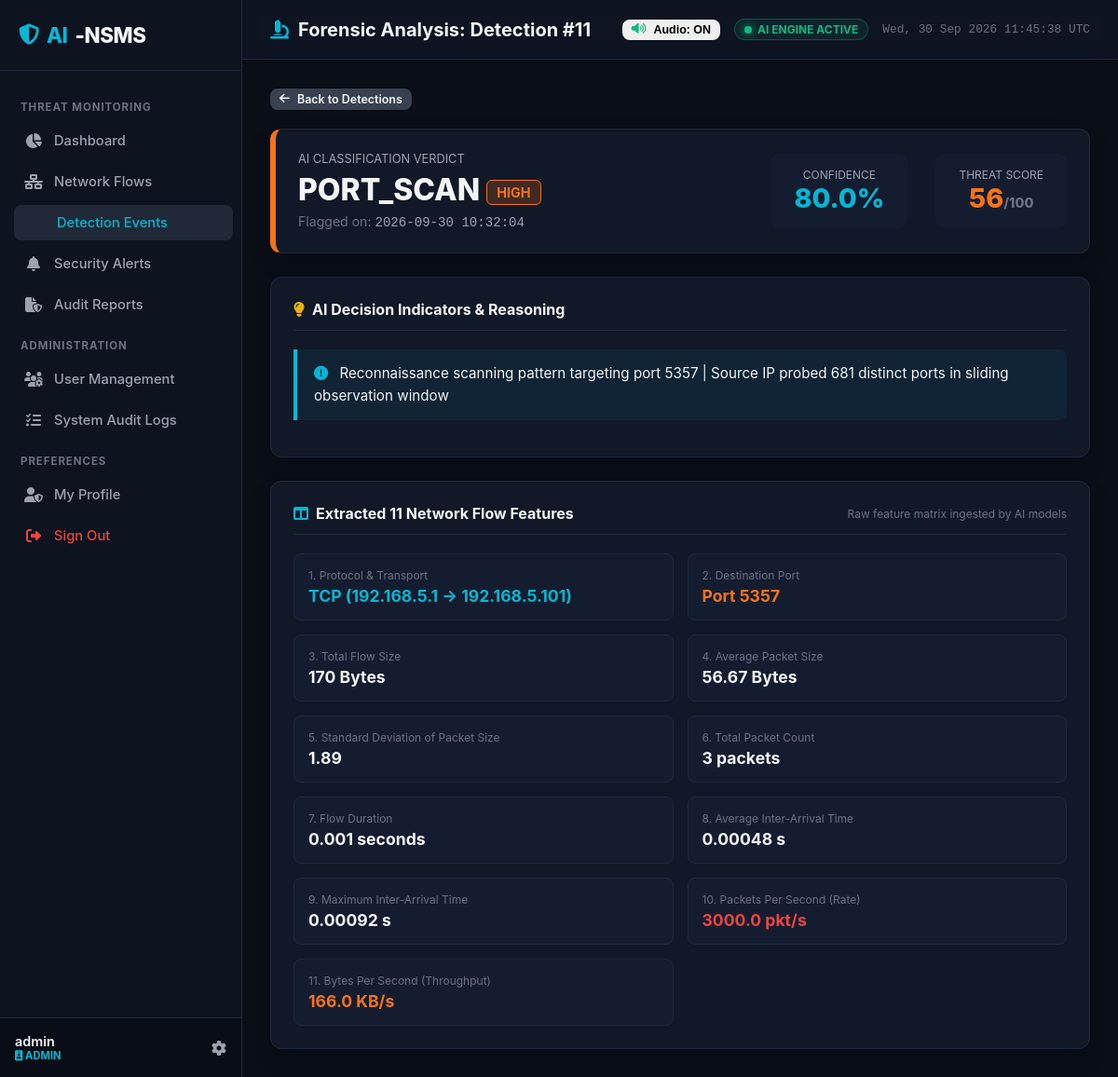
The page /detections/11 (signed in) on the database its author committed.
### tables this page shows
CREATE TABLE users (
            id INTEGER PRIMARY KEY AUTOINCREMENT,
            username TEXT UNIQUE NOT NULL,
            email TEXT UNIQUE NOT NULL,
            password_hash TEXT NOT NULL,
            role TEXT NOT NULL DEFAULT 'SECURITY_ANALYST',
            is_active INTEGER NOT NULL DEFAULT 1,
            must_change_password INTEGER NOT NULL DEFAULT 0,
            created_at TEXT NOT NULL,
            last_login TEXT
        );

CREATE TABLE detections (
            id INTEGER PRIMARY KEY AUTOINCREMENT,
            flow_id INTEGER NOT NULL,
            prediction TEXT NOT NULL,
            attack_type TEXT NOT NULL,
            confidence REAL NOT NULL DEFAULT 1.0,
            threat_score INTEGER NOT NULL DEFAULT 0,
            severity TEXT NOT NULL DEFAULT 'LOW',
            indicators TEXT,
            detected_at TEXT NOT NULL, traffic_source TEXT DEFAULT "live", session_id TEXT DEFAULT "",
            FOREIGN KEY (flow_id) REFERENCES network_flows (id) ON DELETE CASCADE
        );

CREATE TABLE network_flows (
            id INTEGER PRIMARY KEY AUTOINCREMENT,
            source_ip TEXT NOT NULL,
            destination_ip TEXT NOT NULL,
            protocol TEXT NOT NULL,
            destination_port INTEGER NOT NULL,
            flow_duration REAL NOT NULL DEFAULT 0.0,
            total_flow_size REAL NOT NULL DEFAULT 0.0,
            average_packet_size REAL NOT NULL DEFAULT 0.0,
            std_packet_size REAL NOT NULL DEFAULT 0.0,
            packet_count INTEGER NOT NULL DEFAULT 0,
            average_inter_arrival_time REAL NOT NULL DEFAULT 0.0,
            maximum_inter_arrival_time REAL NOT NULL DEFAULT 0.0,
            packets_per_second REAL NOT NULL DEFAULT 0.0,
            bytes_per_second REAL NOT NULL DEFAULT 0.0,
            captured_at TEXT NOT NULL
        , traffic_source TEXT DEFAULT "live", session_id TEXT DEFAULT "");

### src/routes/detection_routes.py (the view)
@detection_bp.route('/detections/<int:detection_id>')
@login_required
def detail(detection_id):
    user = get_current_user()
    det = Detection.find_by_id_with_flow(detection_id)
    if not det:
        abort(404)
    return render_template('detection_detail.html', user=user, detection=det)

### templates/detection_detail.html (shortened to what this page needs)
{% extends "base.html" %}
{% block page_header %}<i class="fas fa-microscope" style="color: var(--accent-cyan);"></i> Forensic Analysis: Detection #{{ detection.id }}{% endblock %}
{% block content %}
<div style="margin-bottom: 20px;">
    <a href="/detections" class="btn btn-secondary btn-sm"><i class="fas fa-arrow-left"></i> Back to Detections</a>
</div>
<div class="soc-card" style="margin-bottom: 25px; border-left: 6px solid var(--sev-{{ detection.severity|lower }});">
    <div style="display: flex; justify-content: space-between; align-items: center; flex-wrap: wrap; gap: 20px;">
        <div>
            <div style="font-size: 0.8rem; color: var(--text-secondary); text-transform: uppercase;">AI Classification Verdict</div>
            <h1 style="font-size: 2rem; font-weight: 800; margin: 6px 0; color: var(--text-primary);">
                {{ detection.attack_type }}
                <span class="badge-sev badge-{{ detection.severity|lower }}" style="vertical-align: middle; font-size: 0.9rem;">{{ detection.severity }}</span>
            </h1>
            <div style="color: var(--text-muted); font-size: 0.88rem;">
                Flagged on: <span class="code-font" style="color: var(--text-secondary);">{{ detection.detected_at.replace('T', ' ').split('.')[0] }}</span>
            </div>
        </div>
        <div style="display: flex; gap: 30px; text-align: center;">
            <div style="background: #141d2f; padding: 15px 25px; border-radius: 10px;">
                <div style="font-size: 0.75rem; color: var(--text-secondary); text-transform: uppercase;">Confidence</div>
                <div style="font-size: 1.8rem; font-weight: 800; color: var(--accent-cyan);">{{ "%.1f"|format(detection.confidence * 100) }}%</div>
            </div>
            <div style="background: #141d2f; padding: 15px 25px; border-radius: 10px;">
                <div style="font-size: 0.75rem; color: var(--text-secondary); text-transform: uppercase;">Threat Score</div>
                <div style="font-size: 1.8rem; font-weight: 800; color: {% if detection.threat_score >= 80 %}var(--sev-critical){% elif detection.threat_score >= 50 %}var(--sev-high){% else %}var(--sev-low){% endif %};">
                    {{ detection.threat_score }}<span style="font-size: 0.9rem; color: var(--text-muted);">/100</span>
                </div>
            </div>
        </div>
    </div>
</div>
<div class="soc-card" style="margin-bottom: 25px;">
    <div class="soc-card-header">
        <div class="soc-card-title"><i class="fas fa-lightbulb" style="color: var(--sev-medium);"></i> AI Decision Indicators & Reasoning</div>
    </div>
    <div class="indicator-box">
        <p style="font-size: 0.95rem; line-height: 1.6; color: var(--text-primary);">
            <i class="fas fa-circle-exclamation" style="color: var(--accent-cyan); margin-right: 8px;"></i>
            {{ detection.indicators or "Standard legitimate traffic pattern identified across all 11 statistical features." }}
        </p>
    </div>
</div>
<div class="soc-card">
    <div class="soc-card-header">
        <div class="soc-card-title"><i class="fas fa-table-columns" style="color: var(--accent-cyan);"></i> Extracted 11 Network Flow Features</div>
        <span style="font-size: 0.75rem; color: var(--text-muted);">Raw feature matrix ingested by AI models</span>
    </div>
    <div style="display: grid; grid-template-columns: repeat(auto-fit, minmax(280px, 1fr)); gap: 15px;">
        <div style="background: #141d2f; padding: 15px; border-radius: 8px; border: 1px solid var(--border-color);">
            <div style="font-size: 0.75rem; color: var(--text-muted);">1. Protocol & Transport</div>
            <div style="font-size: 1.1rem; font-weight: 700; color: var(--accent-cyan); margin-top: 4px;">{{ detection.flow.protocol }} ({{ detection.flow.source_ip }} &rarr; {{ detection.flow.destination_ip }})</div>
        </div>
        <div style="background: #141d2f; padding: 15px; border-radius: 8px; border: 1px solid var(--border-color);">
            <div style="font-size: 0.75rem; color: var(--text-muted);">2. Destination Port</div>
            <div style="font-size: 1.1rem; font-weight: 700; color: var(--sev-high); margin-top: 4px;">Port {{ detection.flow.destination_port }}</div>
        </div>
        <div style="background: #141d2f; padding: 15px; border-radius: 8px; border: 1px solid var(--border-color);">
            <div style="font-size: 0.75rem; color: var(--text-muted);">3. Total Flow Size</div>
            <div style="font-size: 1.1rem; font-weight: 700; color: var(--text-primary); margin-top: 4px;">{{ detection.flow.total_flow_size|int }} Bytes</div>
        </div>
        <div style="background: #141d2f; padding: 15px; border-radius: 8px; border: 1px solid var(--border-color);">
            <div style="font-size: 0.75rem; color: var(--text-muted);">4. Average Packet Size</div>
            <div style="font-size: 1.1rem; font-weight: 700; color: var(--text-primary); margin-top: 4px;">{{ detection.flow.average_packet_size }} Bytes</div>
        </div>
        <div style="background: #141d2f; padding: 15px; border-radius: 8px; border: 1px solid var(--border-color);">
            <div style="font-size: 0.75rem; color: var(--text-muted);">5. Standard Deviation of Packet Size</div>
            <div style="font-size: 1.1rem; font-weight: 700; color: var(--text-primary); margin-top: 4px;">{{ detection.flow.std_packet_size }}</div>
        </div>
        <div style="background: #141d2f; padding: 15px; border-radius: 8px; border: 1px solid var(--border-color);">
            <div style="font-size: 0.75rem; color: var(--text-muted);">6. Total Packet Count</div>
            <div style="font-size: 1.1rem; font-weight: 700; color: var(--text-primary); margin-top: 4px;">{{ detection.flow.packet_count }} packets</div>
        </div>
        <div style="background: #141d2f; padding: 15px; border-radius: 8px; border: 1px solid var(--border-color);">
            <div style="font-size: 0.75rem; color: var(--text-muted);">7. Flow Duration</div>
            <div style="font-size: 1.1rem; font-weight: 700; color: var(--text-primary); margin-top: 4px;">{{ detection.flow.flow_duration }} seconds</div>
        </div>
        <div style="background: #141d2f; padding: 15px; border-radius: 8px; border: 1px solid var(--border-color);">
            <div style="font-size: 0.75rem; color: var(--text-muted);">8. Average Inter-Arrival Time</div>
            <div style="font-size: 1.1rem; font-weight: 700; color: var(--text-primary); margin-top: 4px;">{{ detection.flow.average_inter_arrival_time }} s</div>
        </div>
        <div style="background: #141d2f; padding: 15px; border-radius: 8px; border: 1px solid var(--border-color);">
            <div style="font-size: 0.75rem; color: var(--text-muted);">9. Maximum Inter-Arrival Time</div>
            <div style="font-size: 1.1rem; font-weight: 700; color: var(--text-primary); margin-top: 4px;">{{ detection.flow.maximum_inter_arrival_time }} s</div>
        </div>
        <div style="background: #141d2f; padding: 15px; border-radius: 8px; border: 1px solid var(--border-color);">
            <div style="font-size: 0.75rem; color: var(--text-muted);">10. Packets Per Second (Rate)</div>
            <div style="font-size: 1.1rem; font-weight: 700; color: var(--sev-critical); margin-top: 4px;">{{ detection.flow.packets_per_second }} pkt/s</div>
        </div>
        <div style="background: #141d2f; padding: 15px; border-radius: 8px; border: 1px solid var(--border-color);">
            <div style="font-size: 0.75rem; color: var(--text-muted);">11. Bytes Per Second (Throughput)</div>
            <div style="font-size: 1.1rem; font-weight: 700; color: var(--sev-high); margin-top: 4px;">{{ (detection.flow.bytes_per_second / 1024)|round(1) }} KB/s</div>
        </div>
    </div>
</div>
{% endblock %}

### templates/base.html (shortened to what this page needs)
<!DOCTYPE html>
<html lang="en">
<head>
    <link rel="stylesheet" href="https://cdnjs.cloudflare.com/ajax/libs/font-awesome/6.5.1/css/all.min.css">
    <link rel="stylesheet" href="{{ url_for('static', filename='css/soc_theme.css') }}">
</head>
<body>
    <div class="app-container">
        <aside class="sidebar">
            <div class="sidebar-header">
                <div class="sidebar-logo">
                    <i class="fas fa-shield-halved" style="color: var(--accent-cyan);"></i>
                    <span>AI</span>-NSMS
                </div>
            </div>
            <ul class="sidebar-menu">
                <li class="menu-category">Threat Monitoring</li>
                <li>
                    <a href="/dashboard" class="sidebar-link {% if request.path == '/' or request.path == '/dashboard' %}active{% endif %}">
                        <i class="fas fa-chart-pie"></i>
                        <span>Dashboard</span>
                    </a>
                </li>
                <li>
                    <a href="/monitoring" class="sidebar-link {% if request.path == '/monitoring' %}active{% endif %}">
                        <i class="fas fa-network-wired"></i>
                        <span>Network Flows</span>
                    </a>
                </li>
                <li>
                    <a href="/detections" class="sidebar-link {% if request.path.startswith('/detections') %}active{% endif %}">
                        <span>Detection Events</span>
                    </a>
                </li>
                <li>
                    <a href="/alerts" class="sidebar-link {% if request.path == '/alerts' %}active{% endif %}">
                        <i class="fas fa-bell"></i>
                        <span>Security Alerts</span>
                    </a>
                </li>
                <li>
                    <a href="/reports" class="sidebar-link {% if request.path == '/reports' %}active{% endif %}">
                        <i class="fas fa-file-shield"></i>
                        <span>Audit Reports</span>
                    </a>
                </li>
                {% if is_admin %}
                <li class="menu-category">Administration</li>
                <li>
                    <a href="/users" class="sidebar-link {% if request.path == '/users' %}active{% endif %}">
                        <i class="fas fa-users-gear"></i>
                        <span>User Management</span>
                    </a>
                </li>
                <li>
                    <a href="/logs" class="sidebar-link {% if request.path == '/logs' %}active{% endif %}">
                        <i class="fas fa-list-check"></i>
                        <span>System Audit Logs</span>
                    </a>
                </li>
                {% endif %}
                <li class="menu-category">Preferences</li>
                <li>
                    <a href="/profile" class="sidebar-link {% if request.path == '/profile' %}active{% endif %}">
                        <i class="fas fa-user-shield"></i>
                        <span>My Profile</span>
                    </a>
                </li>
                <li>
                    <a href="/logout" class="sidebar-link" style="color: var(--sev-critical);">
                        <i class="fas fa-right-from-bracket"></i>
                        <span>Sign Out</span>
                    </a>
                </li>
            </ul>
            <div class="sidebar-footer">
                <div class="user-info">
                    <span class="user-name">{{ current_user.username if current_user else 'Guest' }}</span>
                    <span class="user-role-badge">
                        <i class="fas fa-id-badge"></i> {{ current_user.role if current_user else 'ANALYST' }}
                    </span>
                </div>
                <a href="/profile" style="color: var(--text-secondary);"><i class="fas fa-gear"></i></a>
            </div>
        </aside>
        <div class="main-wrapper">
            <header class="topbar">
                <div class="page-title">
                    {% block page_header %}{% endblock %}
                </div>
                <div style="display: flex; align-items: center; gap: 15px;">
                    <button id="btn-global-audio-toggle" class="btn btn-outline-success btn-sm btn-audio-toggle" onclick="window.audioAlerts && window.audioAlerts.toggleMute()" title="Toggle Audio Alerts On/Off">
                    </button>
                    <div class="live-indicator">
                        <span class="pulse-dot"></span> AI ENGINE ACTIVE
                    </div>
                    <span style="font-size: 0.8rem; color: var(--text-muted); font-family: var(--font-mono);" id="live-clock"></span>
                </div>
            </header>
            <main class="content-body">
                {% block content %}{% endblock %}
            </main>
        </div>
    </div>
</body>
</html>

### rows shown on the page
users: username "admin", role "ADMIN"
detections: id "11", attack_type "PORT_SCAN", severity "HIGH", detected_at.replace "2026-09-30 10:32:04", detection.confidence*100 "80.0", threat_score "56", indicators "Reconnaissance scanning pattern targeting port 5357 | Source IP probed 681 distinct ports in sliding observation window"
network_flows: flow.protocol "TCP", flow.source_ip "192.168.5.1", flow.destination_ip "192.168.5.101", flow.destination_port "5357", flow.total_flow_size "170", flow.average_packet_size "56.67", flow.std_packet_size "1.89", flow.packet_count "3", flow.flow_duration "0.001", flow.average_inter_arrival_time "0.00048", flow.maximum_inter_arrival_time "0.00092", flow.packets_per_second "3000.0", (detection.flow.bytes_per_second/1024)|round(1) "166.0"
